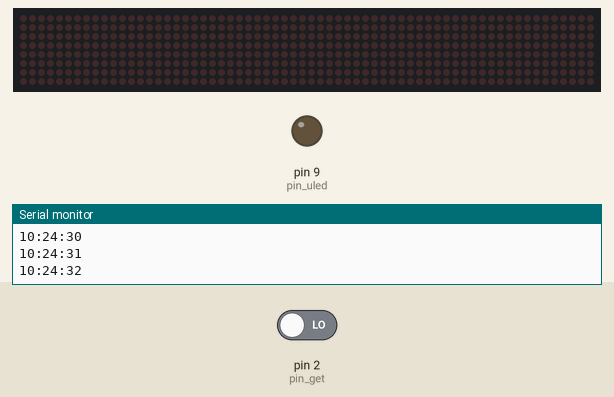
This sketch was run on a simulated Arduino Uno, built with avr-gcc and run on an emulated ATmega328P. On the bench: 64×8 LED matrix, output pins drawn as LEDs (lit = HIGH), the last lines printed to the serial monitor. The test bench sets the inputs (shaded band); at power-on: pin 2 (pin_get) LOW. The local clock reads 2024-03-15 10:24:30 at power-on unless the sketch sets it.

Above: at 2.8 s.
2.9 s: pin 2 (pin_get) driven HIGH
At 3.8 s:
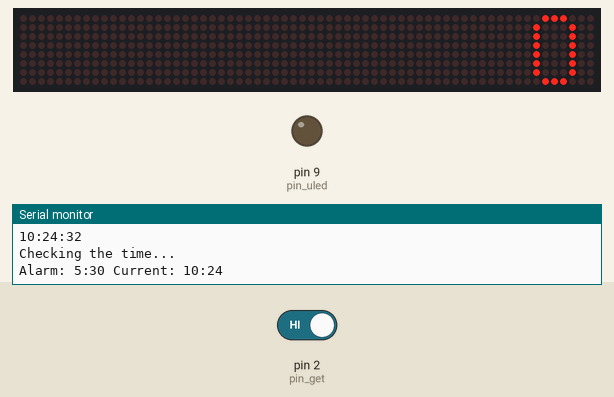
At 4.4 s:
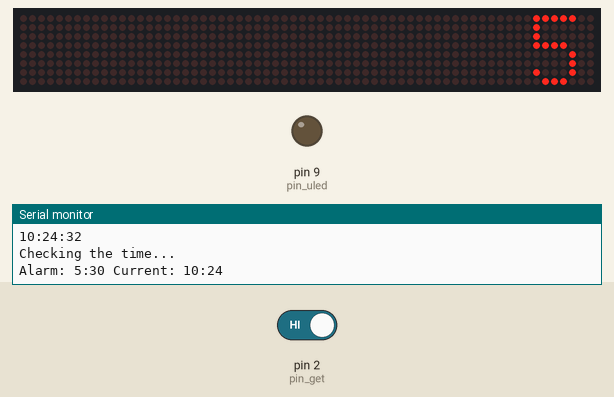
10.5 s: pin 2 (pin_get) driven LOW
At 10.9 s:
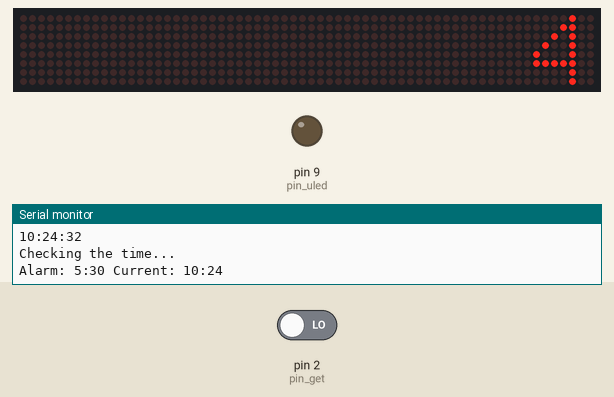
Timing chart, 0 to 13.5 s (numbered marks = the images above; inputs shaded):
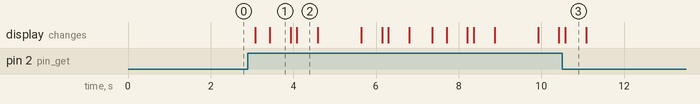

The sketch:

rising.ino
```cpp
#include <DS3231.h>
#include <LedControl.h>

// ALARM SETTINGS
// This is the start time of the brightening period, so remember to set it
// *fadeTime* before waking up.
int alarm_h = 5;
int alarm_m = 30;
int fadeTime = 15; // in minutes.

// LED SETTINGS
const int pin_uled = 9;

// RTC SETTINGS
DS3231 rtc(SDA, SCL);
Time time;
const long ONE_SECOND = 1000;
const long ONE_MINUTE = ONE_SECOND * 60;

// BUTTONS SETTINGS
const int pin_get = 2;
int button_get_state = 0;

// DISPLAY SETTINGS ------------------------------
// numbers matrix for led
const uint64_t IMAGES[] = {
  0x1c2222222222221c,
  0x1c08080808080c08,
  0x3e0408102020221c,
  0x1c2220201820221c,
  0x20203e2224283020,
  0x1c2220201e02023e,
  0x1c2222221e02221c,
  0x040404081020203e,
  0x1c2222221c22221c,
  0x1c22203c2222221c
};
const uint64_t ALARM_IMAGE = 0x6666667e66663c00; // letter A
const uint64_t TIME_IMAGE = 0x18181818185a7e00; // letter T
const int IMAGES_LEN = sizeof(IMAGES)/8;
const int pin_DIN = 12;
const int pin_CS = 11;
const int pin_CLK = 10;

LedControl lc = LedControl(pin_DIN, pin_CLK, pin_CS, 0);

void displayImage(uint64_t image){
  for(int i = 0; i<8; i++){
    byte row = (image >> i * 8) & 0xFF;
    for(int j = 0; j<8; j++){
      lc.setLed(0, i, j, bitRead(row, j));
    }
  }
}

void displayTime(int h, int m){
  // display hour
  displayImage(IMAGES[int(h / 10)]);
  delay(500);
  lc.clearDisplay(0);
  delay(100);
  displayImage(IMAGES[h % 10]);
  delay(500);
  lc.clearDisplay(0);
  delay(1000);

  // display minutes
  displayImage(IMAGES[int(m / 10)]);
  delay(500);
  lc.clearDisplay(0);
  delay(100);
  displayImage(IMAGES[m % 10]);
  delay(500);
  lc.clearDisplay(0);
}

void setup() {
  //SETUP LED
  pinMode(pin_uled, OUTPUT);
  analogWrite(pin_uled, 0);

  //SETUP BUTTON
  pinMode(pin_get, INPUT);

  //SETUP CLOCK
  rtc.begin();
  time = rtc.getTime();

  //SETUP DISPLAY
  lc.shutdown(0, false);
  lc.setIntensity(0,40);
  lc.clearDisplay(0);

  Serial.begin(9600);
}


void loop() {
  button_get_state = digitalRead(pin_get);
  if(button_get_state == HIGH) {
    printTimeToSerial();
    displayImage(ALARM_IMAGE);
    delay(300);
    displayTime(alarm_h, alarm_m);
    delay(500);
    displayImage(TIME_IMAGE);
    delay(300);
    displayTime(time.hour, time.min);
    lc.clearDisplay(0);
    // test_led(); only for debugging purposes
  }

  if (time.hour == alarm_h && time.min >= alarm_m && time.min < alarm_m + 1){
      active();
  }

  time = rtc.getTime();
  Serial.println(rtc.getTimeStr());
  delay(1000);
}

void printTimeToSerial(){
  Serial.println("Checking the time...");
  Serial.print("Alarm: ");
  Serial.print(alarm_h);
  Serial.print(":");
  Serial.print(alarm_m);
  Serial.print(" Current: ");
  Serial.print(time.hour);
  Serial.print(":");
  Serial.print(time.min);
  Serial.print("\n");
}

void test_led(){
  for (int i = 0; i <= 255; i++) {
    analogWrite(pin_uled, i);
    delay(10);
    Serial.print(" led : ");
    Serial.println(i);
  }
  for (int i = 255; i > 0; i--) {
    analogWrite(pin_uled, i);
    delay(10);
    Serial.print(" led : ");
    Serial.println(i);
  }
  analogWrite(pin_uled, 0);
}

void active() {
  Serial.println("led turned on.");

  float delay_time = fadeTime * ONE_MINUTE / 255.0;
  float x;
  int y;
  for (int i = 0; i!=255; i++){
    x = i / 255.0;
    y = x * x * 255;
    Serial.println(y);
    analogWrite(pin_uled, y);
    delay(delay_time);
  }

  // keep the light on for 3 minutes
  Serial.println("Waiting with LED ON");
  delay(ONE_MINUTE * 3);
  analogWrite(pin_uled, 0);
}
```

Measured:
- after the input at 2.9 s, the display: first changes after 0.18 s (image 1 shows a later state)
- what the display in image 1 shows lasts 0.5 s, from 3.4 s to 3.9 s
